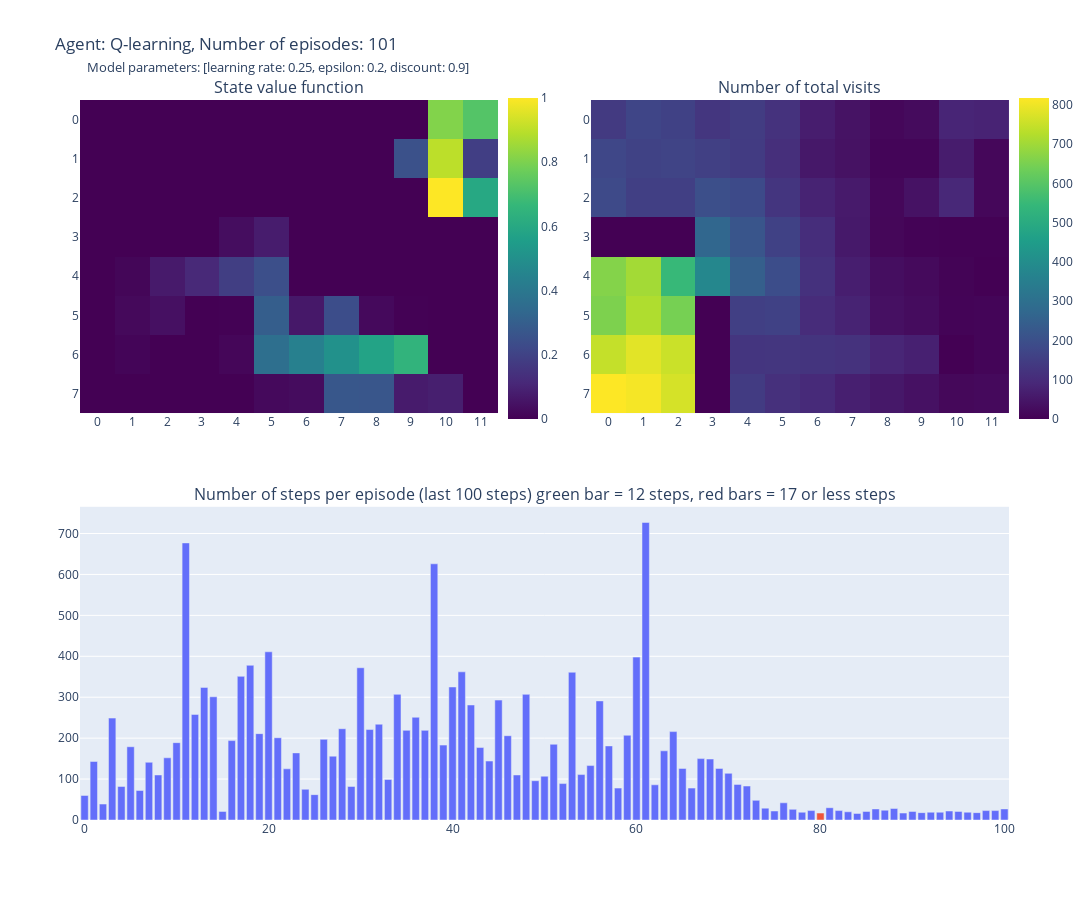
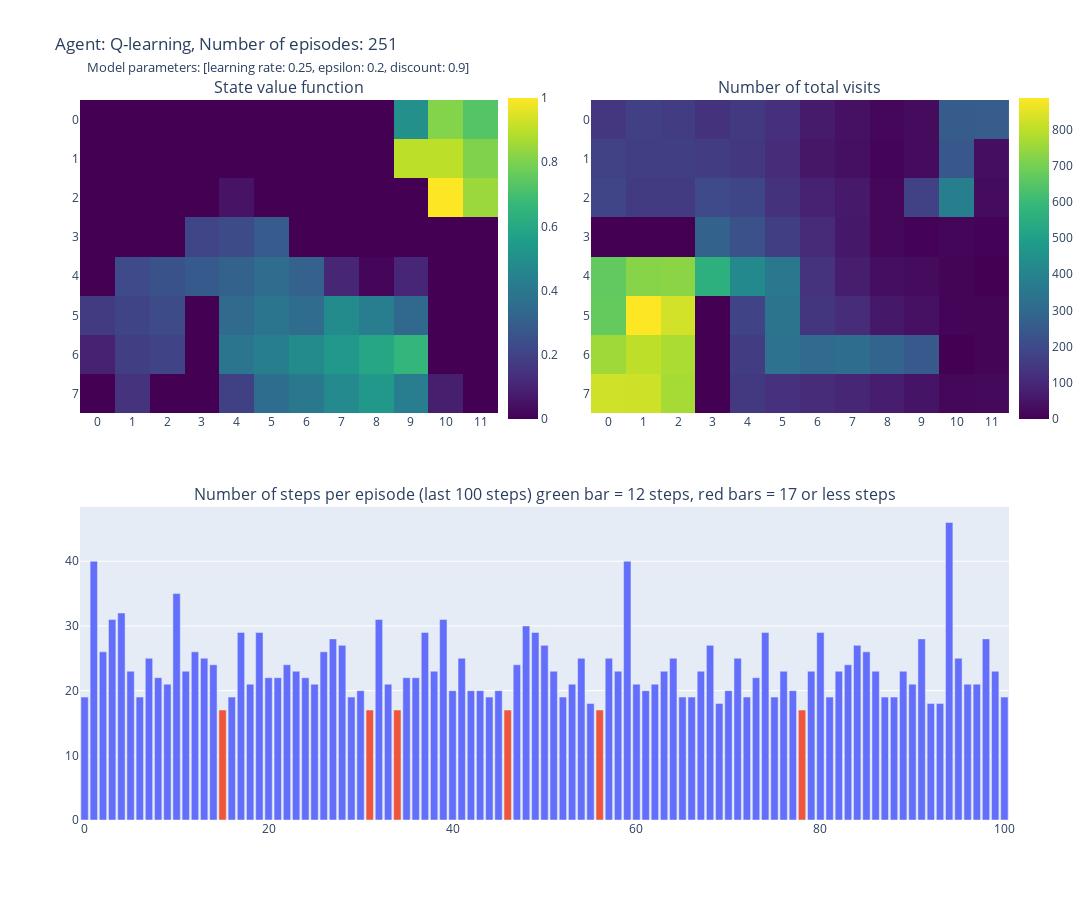
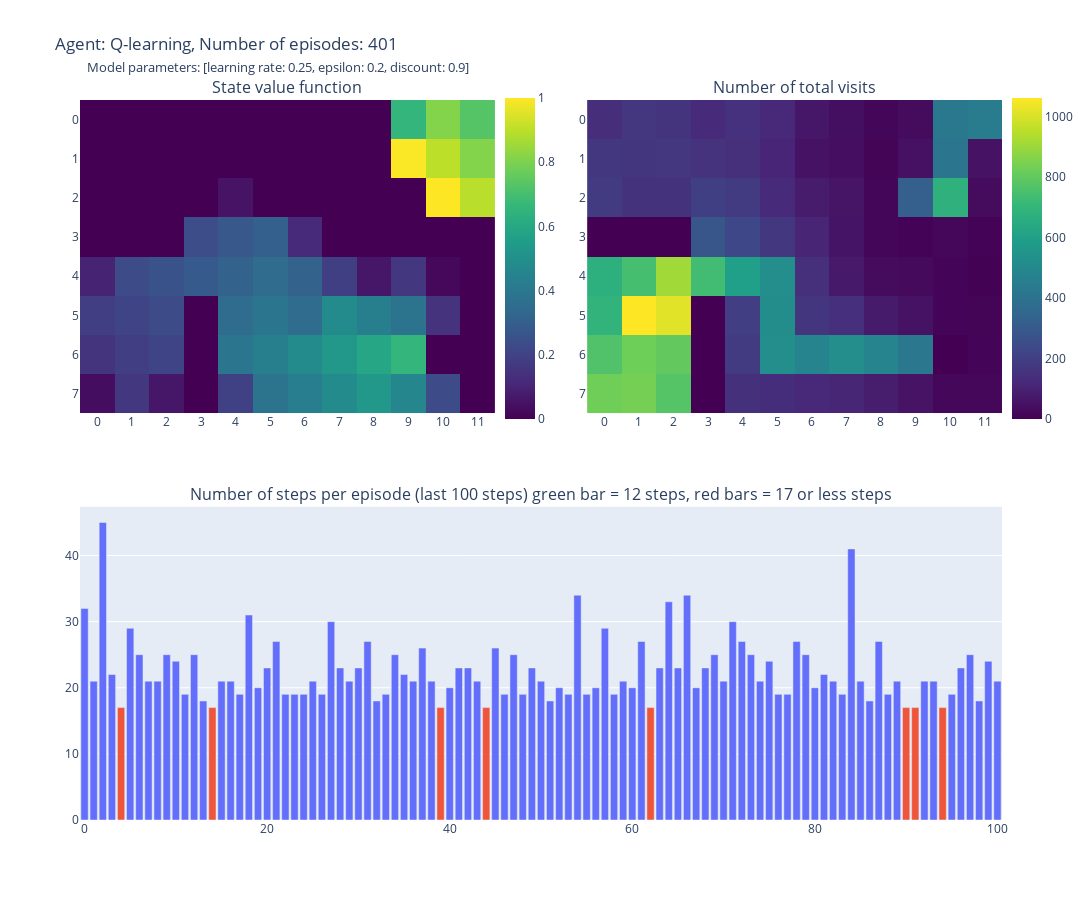

The code cell stored with these charts, in order, in its notebook:
### Markdown cell above
## ***Q-Learning***

### Code cell
q_learning = Q_learning_Agent(epsilon=0.2, gamma=0.9, step_size=0.25)
q_learning.fit(n_episode=401, plot_progress=[100, 250, 400])

### Figure 1 — Plotly figure (JSON) as saved in the notebook; plotly's stock layout.template omitted (floating-point values rounded to 4 significant figures)
{"data": [{"colorbar": {"len": 0.473, "x": 0.45, "y": 0.78}, "colorscale": [[0, "#440154"], [0.1111, "#482878"], [0.2222, "#3e4989"], [0.3333, "#31688e"], [0.4444, "#26828e"], [0.5556, "#1f9e89"], [0.6667, "#35b779"], [0.7778, "#6ece58"], [0.8889, "#b5de2b"], [1, "#fde725"]], "type": "heatmap", "x": ["0", "1", "2", "3", "4", "5", "6", "7", "8", "9", "10", "11"], "xaxis": "x", "y": ["7", "6", "5", "4", "3", "2", "1", "0"], "yaxis": "y", "z": [[0, 0, 0, 0, 0.000365, 0.02375, 0.0302, 0.2725, 0.2688, 0.07468, 0.08483, 0], [0, 0.01144, 0.0006984, 0, 0.01489, 0.3645, 0.434, 0.5043, 0.5765, 0.6492, 0, 0], [0.000171, 0.02284, 0.04276, 0, 0.003367, 0.2967, 0.06575, 0.2356, 0.02382, 0.002184, 0, 0], [9.526e-07, 0.01289, 0.07196, 0.1136, 0.1837, 0.242, 1.87e-08, 0, 0, 0, 0, 0], [0, 0, 0, 0.001113, 0.0353, 0.07804, 0, 0, 0, 0, 0, 0], [0, 0, 0, 0, 0, 0, 0, 0, 0, 0, 1.0, 0.598], [0, 0, 0, 0, 0, 0, 0, 0, 0, 0.25, 0.8999, 0.1868], [0, 0, 0, 0, 0, 0, 0, 0, 0, 0, 0.8095, 0.7272]]}, {"colorbar": {"len": 0.473, "x": 1, "y": 0.78}, "colorscale": [[0, "#440154"], [0.1111, "#482878"], [0.2222, "#3e4989"], [0.3333, "#31688e"], [0.4444, "#26828e"], [0.5556, "#1f9e89"], [0.6667, "#35b779"], [0.7778, "#6ece58"], [0.8889, "#b5de2b"], [1, "#fde725"]], "type": "heatmap", "x": ["0", "1", "2", "3", "4", "5", "6", "7", "8", "9", "10", "11"], "xaxis": "x2", "y": ["7", "6", "5", "4", "3", "2", "1", "0"], "yaxis": "y2", "z": [[818, 808, 767, 0, 143, 113, 97, 71, 53, 38, 16, 19], [746, 784, 754, 0, 126, 129, 125, 118, 87, 73, 0, 9], [656, 719, 646, 0, 155, 160, 101, 79, 35, 26, 7, 9], [665, 704, 548, 379, 245, 194, 115, 68, 31, 20, 6, 0], [0, 0, 0, 271, 217, 160, 106, 55, 13, 5, 3, 3], [185, 154, 155, 199, 186, 127, 79, 58, 14, 40, 91, 15], [176, 163, 168, 157, 143, 109, 53, 39, 9, 9, 63, 14], [140, 170, 160, 129, 146, 119, 66, 41, 14, 23, 85, 80]]}, {"marker": {"color": ["#636EFA", "#636EFA", "#636EFA", "#636EFA", "#636EFA", "#636EFA", "#636EFA", "#636EFA", "#636EFA", "#636EFA", "#636EFA", "#636EFA", "#636EFA", "#636EFA", "#636EFA", "#636EFA", "#636EFA", "#636EFA", "#636EFA", "#636EFA", "#636EFA", "#636EFA", "#636EFA", "#636EFA", "#636EFA", "#636EFA", "#636EFA", "#636EFA", "#636EFA", "#636EFA", "#636EFA", "#636EFA", "#636EFA", "#636EFA", "#636EFA", "#636EFA", "#636EFA", "#636EFA", "#636EFA", "#636EFA", "#636EFA", "#636EFA", "#636EFA", "#636EFA", "#636EFA", "#636EFA", "#636EFA", "#636EFA", "#636EFA", "#636EFA", "#636EFA", "#636EFA", "#636EFA", "#636EFA", "#636EFA", "#636EFA", "#636EFA", "#636EFA", "#636EFA", "#636EFA", "#636EFA", "#636EFA", "#636EFA", "#636EFA", "#636EFA", "#636EFA", "#636EFA", "#636EFA", "#636EFA", "#636EFA", "#636EFA", "#636EFA", "#636EFA", "#636EFA", "#636EFA", "#636EFA", "#636EFA", "#636EFA", "#636EFA", "#636EFA", "#EF553B", "#636EFA", "#636EFA", "#636EFA", "#636EFA", "#636EFA", "#636EFA", "#636EFA", "#636EFA", "#636EFA", "#636EFA", "#636EFA", "#636EFA", "#636EFA", "#636EFA", "#636EFA", "#636EFA", "#636EFA", "#636EFA", "#636EFA", "#636EFA"]}, "type": "bar", "xaxis": "x3", "y": [60, 143, 39, 249, 82, 179, 72, 141, 110, 152, 189, 677, 258, 324, 301, 21, 194, 351, 378, 211, 411, 201, 125, 164, 75, 62, 197, 156, 223, 82, 372, 221, 234, 99, 307, 219, 251, 219, 626, 183, 325, 362, 281, 177, 144, 293, 206, 110, 307, 96, 107, 185, 89, 361, 111, 133, 291, 181, 78, 207, 398, 727, 86, 169, 216, 126, 78, 150, 149, 126, 114, 87, 83, 48, 29, 22, 42, 26, 19, 23, 17, 30, 23, 20, 16, 21, 27, 24, 28, 17, 21, 18, 19, 19, 22, 21, 19, 18, 23, 23, 27], "yaxis": "y3"}], "layout": {"annotations": [{"font": {"size": 16}, "showarrow": false, "text": "State value function", "x": 0.225, "xanchor": "center", "xref": "paper", "y": 1, "yanchor": "bottom", "yref": "paper"}, {"font": {"size": 16}, "showarrow": false, "text": "Number of total visits", "x": 0.775, "xanchor": "center", "xref": "paper", "y": 1, "yanchor": "bottom", "yref": "paper"}, {"font": {"size": 16}, "showarrow": false, "text": "Number of steps per episode (last 100 steps) green bar = 12 steps, red bars = 17 or less steps", "x": 0.5, "xanchor": "center", "xref": "paper", "y": 0.435, "yanchor": "bottom", "yref": "paper"}], "height": 900, "title": {"text": "Agent: Q-learning, Number of episodes: 101<br>        <span style='font-size: 13px'>Model parameters: [learning rate: 0.25, epsilon: 0.2, discount: 0.9]</span>"}, "width": 1200, "xaxis": {"anchor": "y", "domain": [0, 0.45]}, "xaxis2": {"anchor": "y2", "domain": [0.55, 1]}, "xaxis3": {"anchor": "y3", "domain": [0, 1]}, "yaxis": {"anchor": "x", "domain": [0.565, 1]}, "yaxis2": {"anchor": "x2", "domain": [0.565, 1]}, "yaxis3": {"anchor": "x3", "domain": [0, 0.435]}}}

### Figure 2 — Plotly figure (JSON) as saved in the notebook; plotly's stock layout.template omitted (floating-point values rounded to 4 significant figures)
{"data": [{"colorbar": {"len": 0.473, "x": 0.45, "y": 0.78}, "colorscale": [[0, "#440154"], [0.1111, "#482878"], [0.2222, "#3e4989"], [0.3333, "#31688e"], [0.4444, "#26828e"], [0.5556, "#1f9e89"], [0.6667, "#35b779"], [0.7778, "#6ece58"], [0.8889, "#b5de2b"], [1, "#fde725"]], "type": "heatmap", "x": ["0", "1", "2", "3", "4", "5", "6", "7", "8", "9", "10", "11"], "xaxis": "x", "y": ["7", "6", "5", "4", "3", "2", "1", "0"], "yaxis": "y", "z": [[0, 0.1482, 0, 0, 0.1968, 0.3543, 0.4028, 0.4761, 0.53, 0.4255, 0.08483, 0], [0.09267, 0.1853, 0.2044, 0, 0.3874, 0.4305, 0.4783, 0.5314, 0.5905, 0.6561, 0, 0], [0.174, 0.2059, 0.2288, 0, 0.3466, 0.3874, 0.3486, 0.4782, 0.4242, 0.3339, 0, 0], [3.919e-05, 0.2265, 0.2542, 0.2824, 0.3138, 0.3487, 0.3081, 0.1063, 0.01548, 0.1068, 0, 0], [0, 0, 0, 0.2089, 0.2327, 0.2856, 0, 0, 0, 0, 0, 0], [0, 0, 0, 0, 0.05236, 0, 0, 0, 0, 0, 1.0, 0.8463], [0, 0, 0, 0, 0, 0, 0, 0, 0, 0.8999, 0.9, 0.8053], [0, 0, 0, 0, 0, 0, 0, 0, 0, 0.4983, 0.81, 0.729]]}, {"colorbar": {"len": 0.473, "x": 1, "y": 0.78}, "colorscale": [[0, "#440154"], [0.1111, "#482878"], [0.2222, "#3e4989"], [0.3333, "#31688e"], [0.4444, "#26828e"], [0.5556, "#1f9e89"], [0.6667, "#35b779"], [0.7778, "#6ece58"], [0.8889, "#b5de2b"], [1, "#fde725"]], "type": "heatmap", "x": ["0", "1", "2", "3", "4", "5", "6", "7", "8", "9", "10", "11"], "xaxis": "x2", "y": ["7", "6", "5", "4", "3", "2", "1", "0"], "yaxis": "y2", "z": [[824, 822, 767, 0, 148, 125, 110, 93, 73, 49, 16, 19], [757, 800, 775, 0, 162, 332, 304, 315, 284, 249, 0, 9], [672, 887, 828, 0, 179, 339, 137, 111, 57, 40, 7, 9], [667, 725, 729, 558, 420, 355, 131, 70, 32, 25, 9, 0], [0, 0, 0, 281, 224, 168, 107, 58, 14, 5, 12, 5], [185, 154, 155, 199, 187, 129, 82, 60, 14, 176, 383, 25], [176, 163, 168, 157, 145, 110, 53, 39, 11, 27, 242, 32], [140, 170, 160, 129, 150, 119, 66, 41, 14, 27, 259, 260]]}, {"marker": {"color": ["#636EFA", "#636EFA", "#636EFA", "#636EFA", "#636EFA", "#636EFA", "#636EFA", "#636EFA", "#636EFA", "#636EFA", "#636EFA", "#636EFA", "#636EFA", "#636EFA", "#636EFA", "#EF553B", "#636EFA", "#636EFA", "#636EFA", "#636EFA", "#636EFA", "#636EFA", "#636EFA", "#636EFA", "#636EFA", "#636EFA", "#636EFA", "#636EFA", "#636EFA", "#636EFA", "#636EFA", "#EF553B", "#636EFA", "#636EFA", "#EF553B", "#636EFA", "#636EFA", "#636EFA", "#636EFA", "#636EFA", "#636EFA", "#636EFA", "#636EFA", "#636EFA", "#636EFA", "#636EFA", "#EF553B", "#636EFA", "#636EFA", "#636EFA", "#636EFA", "#636EFA", "#636EFA", "#636EFA", "#636EFA", "#636EFA", "#EF553B", "#636EFA", "#636EFA", "#636EFA", "#636EFA", "#636EFA", "#636EFA", "#636EFA", "#636EFA", "#636EFA", "#636EFA", "#636EFA", "#636EFA", "#636EFA", "#636EFA", "#636EFA", "#636EFA", "#636EFA", "#636EFA", "#636EFA", "#636EFA", "#636EFA", "#EF553B", "#636EFA", "#636EFA", "#636EFA", "#636EFA", "#636EFA", "#636EFA", "#636EFA", "#636EFA", "#636EFA", "#636EFA", "#636EFA", "#636EFA", "#636EFA", "#636EFA", "#636EFA", "#636EFA", "#636EFA", "#636EFA", "#636EFA", "#636EFA", "#636EFA", "#636EFA"]}, "type": "bar", "xaxis": "x3", "y": [19, 40, 26, 31, 32, 23, 19, 25, 22, 21, 35, 23, 26, 25, 24, 17, 19, 29, 21, 29, 22, 22, 24, 23, 22, 21, 26, 28, 27, 19, 20, 17, 31, 21, 17, 22, 22, 29, 23, 31, 20, 25, 20, 20, 19, 20, 17, 24, 30, 29, 27, 23, 19, 21, 25, 18, 17, 25, 23, 40, 21, 20, 21, 23, 25, 19, 19, 23, 27, 18, 20, 25, 19, 22, 29, 19, 23, 20, 17, 23, 29, 19, 23, 24, 27, 26, 23, 19, 19, 23, 21, 28, 18, 18, 46, 25, 21, 21, 28, 23, 19], "yaxis": "y3"}], "layout": {"annotations": [{"font": {"size": 16}, "showarrow": false, "text": "State value function", "x": 0.225, "xanchor": "center", "xref": "paper", "y": 1, "yanchor": "bottom", "yref": "paper"}, {"font": {"size": 16}, "showarrow": false, "text": "Number of total visits", "x": 0.775, "xanchor": "center", "xref": "paper", "y": 1, "yanchor": "bottom", "yref": "paper"}, {"font": {"size": 16}, "showarrow": false, "text": "Number of steps per episode (last 100 steps) green bar = 12 steps, red bars = 17 or less steps", "x": 0.5, "xanchor": "center", "xref": "paper", "y": 0.435, "yanchor": "bottom", "yref": "paper"}], "height": 900, "title": {"text": "Agent: Q-learning, Number of episodes: 251<br>        <span style='font-size: 13px'>Model parameters: [learning rate: 0.25, epsilon: 0.2, discount: 0.9]</span>"}, "width": 1200, "xaxis": {"anchor": "y", "domain": [0, 0.45]}, "xaxis2": {"anchor": "y2", "domain": [0.55, 1]}, "xaxis3": {"anchor": "y3", "domain": [0, 1]}, "yaxis": {"anchor": "x", "domain": [0.565, 1]}, "yaxis2": {"anchor": "x2", "domain": [0.565, 1]}, "yaxis3": {"anchor": "x3", "domain": [0, 0.435]}}}

### Figure 3 — Plotly figure (JSON) as saved in the notebook; plotly's stock layout.template omitted (floating-point values rounded to 4 significant figures)
{"data": [{"colorbar": {"len": 0.473, "x": 0.45, "y": 0.78}, "colorscale": [[0, "#440154"], [0.1111, "#482878"], [0.2222, "#3e4989"], [0.3333, "#31688e"], [0.4444, "#26828e"], [0.5556, "#1f9e89"], [0.6667, "#35b779"], [0.7778, "#6ece58"], [0.8889, "#b5de2b"], [1, "#fde725"]], "type": "heatmap", "x": ["0", "1", "2", "3", "4", "5", "6", "7", "8", "9", "10", "11"], "xaxis": "x", "y": ["7", "6", "5", "4", "3", "2", "1", "0"], "yaxis": "y", "z": [[0.03335, 0.1662, 0.06303, 0, 0.1968, 0.3856, 0.4276, 0.4783, 0.5314, 0.4614, 0.2277, 0], [0.1526, 0.1853, 0.2059, 0, 0.3874, 0.4305, 0.4783, 0.5314, 0.5905, 0.6561, 0, 0], [0.1851, 0.2059, 0.2288, 0, 0.3486, 0.3874, 0.3487, 0.4783, 0.4304, 0.3854, 0.1488, 0], [0.09564, 0.2287, 0.2542, 0.2824, 0.3138, 0.3487, 0.3134, 0.1873, 0.06342, 0.1631, 0.01867, 0], [0, 0, 0, 0.2351, 0.2758, 0.3049, 0.1221, 0, 0, 0, 0, 0], [0, 0, 0, 0, 0.05236, 0, 0, 0, 0, 0, 1.0, 0.8946], [0, 0, 0, 0, 0, 0, 0, 0, 0, 0.9958, 0.9, 0.81], [0, 0, 0, 0, 0, 0, 0, 0, 0, 0.656, 0.81, 0.729]]}, {"colorbar": {"len": 0.473, "x": 1, "y": 0.78}, "colorscale": [[0, "#440154"], [0.1111, "#482878"], [0.2222, "#3e4989"], [0.3333, "#31688e"], [0.4444, "#26828e"], [0.5556, "#1f9e89"], [0.6667, "#35b779"], [0.7778, "#6ece58"], [0.8889, "#b5de2b"], [1, "#fde725"]], "type": "heatmap", "x": ["0", "1", "2", "3", "4", "5", "6", "7", "8", "9", "10", "11"], "xaxis": "x2", "y": ["7", "6", "5", "4", "3", "2", "1", "0"], "yaxis": "y2", "z": [[825, 835, 773, 0, 148, 136, 119, 111, 84, 55, 17, 19], [766, 824, 802, 0, 186, 523, 482, 522, 479, 422, 0, 9], [690, 1061, 1014, 0, 198, 516, 163, 144, 79, 53, 10, 11], [670, 741, 909, 734, 593, 521, 142, 72, 34, 27, 12, 3], [0, 0, 0, 284, 231, 173, 109, 58, 14, 5, 18, 5], [185, 154, 155, 199, 187, 129, 82, 60, 14, 320, 675, 34], [176, 163, 168, 157, 145, 110, 53, 39, 11, 49, 415, 53], [140, 170, 160, 129, 150, 119, 66, 41, 14, 31, 428, 440]]}, {"marker": {"color": ["#636EFA", "#636EFA", "#636EFA", "#636EFA", "#EF553B", "#636EFA", "#636EFA", "#636EFA", "#636EFA", "#636EFA", "#636EFA", "#636EFA", "#636EFA", "#636EFA", "#EF553B", "#636EFA", "#636EFA", "#636EFA", "#636EFA", "#636EFA", "#636EFA", "#636EFA", "#636EFA", "#636EFA", "#636EFA", "#636EFA", "#636EFA", "#636EFA", "#636EFA", "#636EFA", "#636EFA", "#636EFA", "#636EFA", "#636EFA", "#636EFA", "#636EFA", "#636EFA", "#636EFA", "#636EFA", "#EF553B", "#636EFA", "#636EFA", "#636EFA", "#636EFA", "#EF553B", "#636EFA", "#636EFA", "#636EFA", "#636EFA", "#636EFA", "#636EFA", "#636EFA", "#636EFA", "#636EFA", "#636EFA", "#636EFA", "#636EFA", "#636EFA", "#636EFA", "#636EFA", "#636EFA", "#636EFA", "#EF553B", "#636EFA", "#636EFA", "#636EFA", "#636EFA", "#636EFA", "#636EFA", "#636EFA", "#636EFA", "#636EFA", "#636EFA", "#636EFA", "#636EFA", "#636EFA", "#636EFA", "#636EFA", "#636EFA", "#636EFA", "#636EFA", "#636EFA", "#636EFA", "#636EFA", "#636EFA", "#636EFA", "#636EFA", "#636EFA", "#636EFA", "#636EFA", "#EF553B", "#EF553B", "#636EFA", "#636EFA", "#EF553B", "#636EFA", "#636EFA", "#636EFA", "#636EFA", "#636EFA", "#636EFA"]}, "type": "bar", "xaxis": "x3", "y": [32, 21, 45, 22, 17, 29, 25, 21, 21, 25, 24, 19, 25, 18, 17, 21, 21, 19, 31, 20, 23, 27, 19, 19, 19, 21, 19, 30, 23, 21, 23, 27, 18, 19, 25, 22, 21, 26, 21, 17, 20, 23, 23, 21, 17, 26, 19, 25, 19, 23, 21, 18, 20, 19, 34, 19, 20, 29, 19, 21, 20, 27, 17, 23, 33, 23, 34, 20, 23, 25, 21, 30, 27, 25, 21, 24, 19, 19, 27, 25, 20, 22, 21, 19, 41, 21, 18, 27, 19, 21, 17, 17, 21, 21, 17, 19, 23, 25, 18, 24, 21], "yaxis": "y3"}], "layout": {"annotations": [{"font": {"size": 16}, "showarrow": false, "text": "State value function", "x": 0.225, "xanchor": "center", "xref": "paper", "y": 1, "yanchor": "bottom", "yref": "paper"}, {"font": {"size": 16}, "showarrow": false, "text": "Number of total visits", "x": 0.775, "xanchor": "center", "xref": "paper", "y": 1, "yanchor": "bottom", "yref": "paper"}, {"font": {"size": 16}, "showarrow": false, "text": "Number of steps per episode (last 100 steps) green bar = 12 steps, red bars = 17 or less steps", "x": 0.5, "xanchor": "center", "xref": "paper", "y": 0.435, "yanchor": "bottom", "yref": "paper"}], "height": 900, "title": {"text": "Agent: Q-learning, Number of episodes: 401<br>        <span style='font-size: 13px'>Model parameters: [learning rate: 0.25, epsilon: 0.2, discount: 0.9]</span>"}, "width": 1200, "xaxis": {"anchor": "y", "domain": [0, 0.45]}, "xaxis2": {"anchor": "y2", "domain": [0.55, 1]}, "xaxis3": {"anchor": "y3", "domain": [0, 1]}, "yaxis": {"anchor": "x", "domain": [0.565, 1]}, "yaxis2": {"anchor": "x2", "domain": [0.565, 1]}, "yaxis3": {"anchor": "x3", "domain": [0, 0.435]}}}
